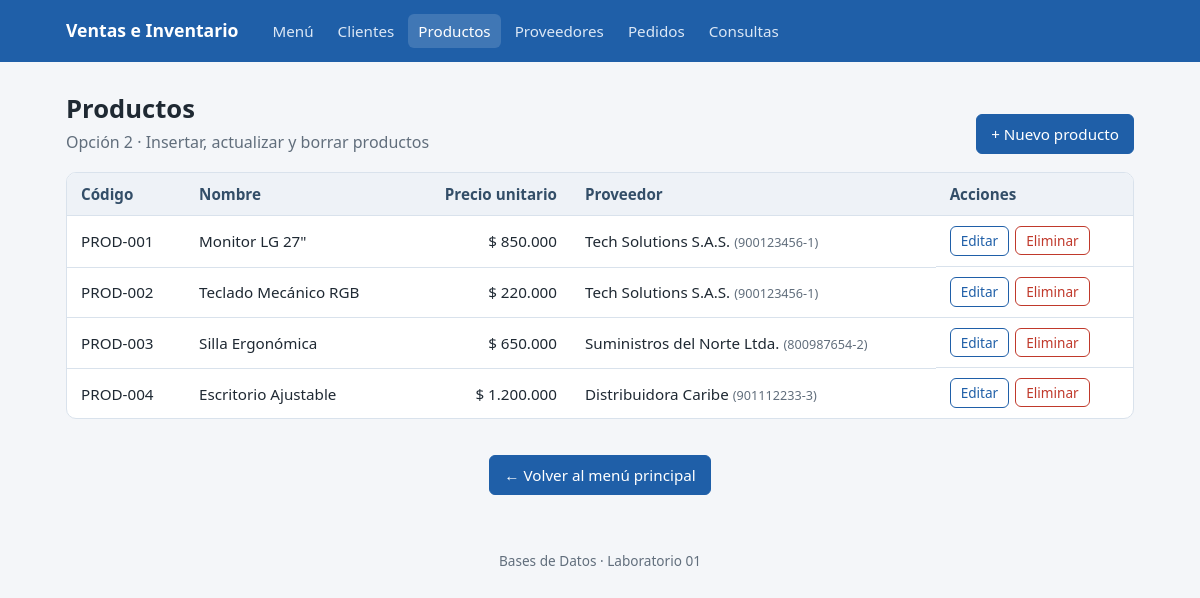
The page /productos on the database its author committed.
### tables this page shows
CREATE TABLE Producto (
                codigo TEXT PRIMARY KEY,
                nit_proveedor TEXT NOT NULL,
                nombre TEXT NOT NULL,
                precio_unitario INTEGER NOT NULL,
                FOREIGN KEY (nit_proveedor) REFERENCES Proveedor (nit)
                    ON UPDATE CASCADE ON DELETE RESTRICT
            );

CREATE TABLE Proveedor (
                nit TEXT PRIMARY KEY,
                nombre TEXT NOT NULL,
                direccion TEXT NOT NULL
            );

### src/routes/productos.py (the view)
@productos_bp.route("")
def lista() -> str:
    prod_model, prov_model = _get_models()
    suppliers = {p["nit"]: p["nombre"] for p in prov_model.get_all()}
    return render_template(
        "productos/lista.html",
        productos=prod_model.get_all(),
        proveedores=suppliers,
    )

### src/models/producto_model.py (called while the page is built)
    def __new__(cls, *args: Any, **kwargs: Any) -> "ProductoModel":
        if cls._instance is None:
            instance = super().__new__(cls)
            instance._initialized = False  # type: ignore[attr-defined]
            cls._instance = instance
        return cls._instance

    def _get_connection(self) -> sqlite3.Connection:
        conn = sqlite3.connect(self.db_path)
        conn.row_factory = sqlite3.Row
        conn.execute("PRAGMA foreign_keys = ON;")
        return conn

    def get_all(self) -> list[dict[str, Any]]:
        try:
            with self._get_connection() as conn:
                cursor = conn.cursor()
                cursor.execute(
                    "SELECT codigo, nit_proveedor, nombre, precio_unitario FROM Producto"
                )
                rows = cursor.fetchall()
                return [dict(row) for row in rows]
        except sqlite3.Error as e:
            logger.error(f"Error retrieving products: {e}")
            return []

### src/models/proveedor_model.py (called while the page is built)
    def __new__(cls, *args: Any, **kwargs: Any) -> "ProveedorModel":
        if cls._instance is None:
            instance = super().__new__(cls)
            instance._initialized = False  # type: ignore[attr-defined]
            cls._instance = instance
        return cls._instance

    def _get_connection(self) -> sqlite3.Connection:
        conn = sqlite3.connect(self.db_path)
        conn.row_factory = sqlite3.Row
        conn.execute("PRAGMA foreign_keys = ON;")
        return conn

    def get_all(self) -> list[dict[str, Any]]:
        try:
            with self._get_connection() as conn:
                cursor = conn.cursor()
                cursor.execute("SELECT nit, nombre, direccion FROM Proveedor")
                rows = cursor.fetchall()
                return [dict(row) for row in rows]
        except sqlite3.Error as e:
            logger.error(f"Error retrieving suppliers: {e}")
            return []

### src/routes/productos.py (called while the page is built)
def _get_models() -> tuple[models.ProductoModel, models.ProveedorModel]:
    db_path = current_app.config["DB_PATH"]
    return models.ProductoModel(db_path=db_path), models.ProveedorModel(db_path=db_path)

### src/templates/productos/lista.html (shortened to what this page needs)
{% extends "base.html" %}
{% block contenido %}
  <div class="barra">
    <div>
      <h1>Productos</h1>
      <p class="subtitulo" style="margin: 0">Opción 2 · Insertar, actualizar y borrar productos</p>
    </div>
    <a class="btn" href="{{ url_for('productos.nuevo') }}">+ Nuevo producto</a>
  </div>
  <div class="tabla-wrap">
    {% if productos %}
      <table>
        <thead>
          <tr>
            <th>Código</th>
            <th>Nombre</th>
            <th class="num">Precio unitario</th>
            <th>Proveedor</th>
            <th>Acciones</th>
          </tr>
        </thead>
        <tbody>
          {% for p in productos %}
            <tr>
              <td>{{ p.codigo }}</td>
              <td>{{ p.nombre }}</td>
              <td class="num">{{ p.precio_unitario | pesos }}</td>
              <td>
                {{ proveedores.get(p.nit_proveedor, p.nit_proveedor) }}
                <small style="color: #616e7c">({{ p.nit_proveedor }})</small>
              </td>
              <td class="acciones">
                <a class="btn sec peq" href="{{ url_for('productos.editar', codigo=p.codigo) }}">Editar</a>
                <form class="inline" method="post" action="{{ url_for('productos.eliminar', codigo=p.codigo) }}">
                  <button class="btn peligro peq" type="submit">Eliminar</button>
                </form>
              </td>
            </tr>
          {% endfor %}
        </tbody>
      </table>
    {% else %}
      <div class="vacio">No hay productos registrados.</div>
    {% endif %}
  </div>
{% endblock %}

### src/templates/base.html (shortened to what this page needs)
<!doctype html>
<html lang="es">
<head>
</head>
<body>
  <header>
    <div class="contenedor">
      <a class="marca" href="{{ url_for('index') }}">Ventas e Inventario</a>
      {% set ep = request.endpoint or '' %}
      <nav>
        <a href="{{ url_for('index') }}" class="{{ 'activo' if ep == 'index' }}">Menú</a>
        <a href="{{ url_for('clientes.lista') }}" class="{{ 'activo' if ep.startswith('clientes') }}">Clientes</a>
        <a href="{{ url_for('productos.lista') }}" class="{{ 'activo' if ep.startswith('productos') }}">Productos</a>
        <a href="{{ url_for('proveedores.lista') }}" class="{{ 'activo' if ep.startswith('proveedores') }}">Proveedores</a>
        <a href="{{ url_for('pedidos.lista') }}" class="{{ 'activo' if ep.startswith('pedidos') }}">Pedidos</a>
        <a href="{{ url_for('consultas.index') }}" class="{{ 'activo' if ep.startswith('consultas') }}">Consultas</a>
      </nav>
    </div>
  </header>
  <main>
    <div class="contenedor">
      {% block contenido %}{% endblock %}
      <div class="pie-navegacion">
        {% if ep in ['index', 'main.index'] %}
          <button type="button" class="btn" onclick="cerrarApp()">Cerrar aplicación</button>
        {% else %}
          <a href="{{ url_for('index') }}" class="btn">← Volver al menú principal</a>
        {% endif %}
      </div>
    </div>
  </main>
  <footer>Bases de Datos · Laboratorio 01</footer>
</body>
</html>

### src/templates/base.html (style rules this page uses)
:root { --bg: #f4f6f9; --panel: #ffffff; --texto: #1f2933; --suave: #616e7c; --borde: #d9e2ec; --primario: #1f5fa8; --primario-osc: #174a85; --peligro: #c0392b; --ok-bg: #e3f6ea; --ok: #1e7a44; --err-bg: #fdecea; }
* { box-sizing: border-box; }
body { margin: 0; font-family: system-ui, "Segoe UI", Roboto, Arial, sans-serif; background: var(--bg); color: var(--texto); line-height: 1.45; }
.contenedor { max-width: 1100px; margin: 0 auto; padding: 0 16px; }
main { padding: 28px 0 32px; }
header { background: var(--primario); color: #fff; }
header .contenedor { display: flex; align-items: center; gap: 24px; flex-wrap: wrap; padding-top: 14px; padding-bottom: 14px; }
header a.marca { color: #fff; font-weight: 700; font-size: 1.1rem; text-decoration: none; }
nav { display: flex; gap: 4px; flex-wrap: wrap; }
nav a { color: #dbe7f5; text-decoration: none; padding: 6px 10px; border-radius: 6px; font-size: .95rem; }
nav a:hover, nav a.activo { background: rgba(255, 255, 255, .15); color: #fff; }
h1 { font-size: 1.6rem; margin: 0 0 4px; }
.subtitulo { color: var(--suave); margin: 0 0 20px; }
.barra { display: flex; justify-content: space-between; align-items: flex-end; gap: 12px; flex-wrap: wrap; margin-bottom: 18px; }
.tabla-wrap { overflow-x: auto; background: var(--panel); border: 1px solid var(--borde); border-radius: 10px; }
table { width: 100%; border-collapse: collapse; font-size: .95rem; }
th, td { padding: 10px 14px; text-align: left; border-bottom: 1px solid var(--borde); white-space: nowrap; }
th { background: #eef2f7; font-weight: 600; color: #334e68; }
tr:last-child td { border-bottom: none; }
td.num, th.num { text-align: right; }
td.acciones { display: flex; gap: 6px; }
.btn { display: inline-block; border: 1px solid var(--primario); background: var(--primario); color: #fff; padding: 8px 14px; border-radius: 6px; font-size: .95rem; cursor: pointer; text-decoration: none; font-family: inherit; }
.btn.sec { background: #fff; color: var(--primario); }
.btn.peligro { background: #fff; color: var(--peligro); border-color: var(--peligro); }
.btn.peq { padding: 4px 10px; font-size: .85rem; }
form.inline { display: inline; margin: 0; }
.pie-navegacion { margin-top: 36px; margin-bottom: 24px; text-align: center; }
footer { color: var(--suave); font-size: .85rem; text-align: center; padding-bottom: 24px; }

### rows shown on the page
Producto: codigo "PROD-001", nombre "Monitor LG 27\"", precio_unitario|pesos "$ 850.000", get "Tech Solutions S.A.S.", nit_proveedor "900123456-1"
Producto: codigo "PROD-002", nombre "Teclado Mecánico RGB", precio_unitario|pesos "$ 220.000", get "Tech Solutions S.A.S.", nit_proveedor "900123456-1"
Producto: codigo "PROD-003", nombre "Silla Ergonómica", precio_unitario|pesos "$ 650.000", get "Suministros del Norte Ltda.", nit_proveedor "800987654-2"
Producto: codigo "PROD-004", nombre "Escritorio Ajustable", precio_unitario|pesos "$ 1.200.000", get "Distribuidora Caribe", nit_proveedor "901112233-3"
